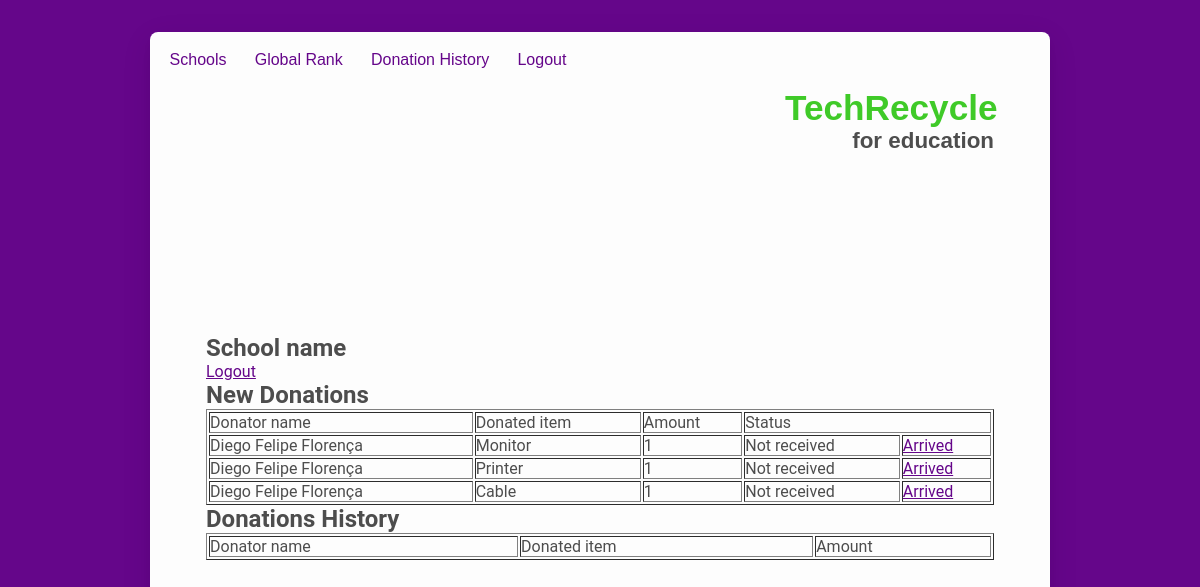
The page /school_page (signed in) on the database as committed earlier.
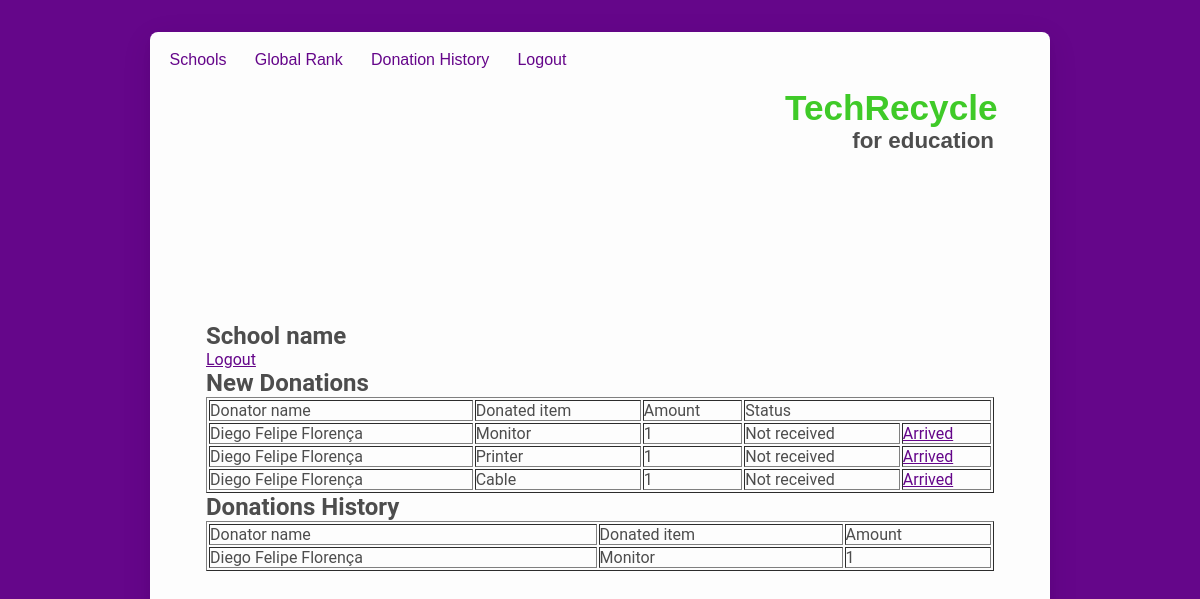
The same page on the database as committed later.
### tables this page shows
CREATE TABLE "donations" (
	"id"	INTEGER,
	"user_id"	VARCHAR(255),
	"school_id"	VARCHAR(255),
	"item_id"	VARCHAR(255),
	"amount"	VARCHAR(255),
	"received"	INTEGER,
	PRIMARY KEY("id")
);

CREATE TABLE 'users' ( 'id' INTEGER PRIMARY KEY, 'name' VARCHAR(255), 'email' VARCHAR(255), 'password' VARCHAR(255), 'photo' VARCHAR(255) );

CREATE TABLE 'items' ( 'id' INTEGER PRIMARY KEY, 'name' VARCHAR(255), 'description' VARCHAR(255), 'icon' VARCHAR(255), 'scores' INTEGER );

### app.py (the view)
@app.route('/school_page')
def schoolPage():
    if 'userId' in session:
        schoolId = session['userId']
        con = sql.connect(DATABASE)
        con.row_factory = sql.Row
        cursor = con.cursor()
        itemId = request.args.get('id')
        if itemId:
            cursor.execute(
                'UPDATE `donations` SET `received` = 1 WHERE id = ?', [itemId])
            con.commit()
        cursor.execute(
            'SELECT donations.id, donations.amount, donations.received, users.name AS user, items.name AS item, items.scores FROM `donations` INNER JOIN `schools` ON schools.id = donations.school_id INNER JOIN `items` ON items.id = donations.item_id INNER JOIN `users` ON users.id = donations.user_id WHERE donations.school_id=?', [schoolId])
        donations = cursor.fetchall()
        return render_template('school_page.html', donations=donations)
    else:
        return redirect('/login')

### templates/school_page.html (shortened to what this page needs)
{% extends "layout.html" %}  {% block content %}
<h2>School name</h2>
<a href="/logout">Logout</a>
<h2>New Donations</h2>
<table border="1">
  <thead>
    <td>Donator name</td>
    <td>Donated item</td>
    <td>Amount</td>
    <td colspan="2">Status</td>
  </thead>
  {% for donation in donations %} {% if donation['received'] == 0 %}
  <tr>
    <td>{{ donation['user'] }}</td>
    <td>{{ donation['item'] }}</td>
    <td>{{ donation['amount'] }}</td>
    <td>Not received</td>
    <td><a href="/school_page?id={{ donation['id'] }}">Arrived</a></td>
  </tr>
  {% endif %} {% endfor %}
</table>
<h2>Donations History</h2>
<table border="1">
  <thead>
    <td>Donator name</td>
    <td>Donated item</td>
    <td>Amount</td>
  </thead>
  {% for donation in donations %} {% if donation['received'] == 1 %}
  <tr>
    <td>{{ donation['user'] }}</td>
    <td>{{ donation['item'] }}</td>
    <td>{{ donation['amount'] }}</td>
  </tr>
  {% endif %} {% endfor %}
</table>
{% endblock%}

### templates/layout.html (shortened to what this page needs)
<!DOCTYPE html>
<html lang="en">
  <head>
    <link
      rel="stylesheet"
      href="{{ url_for('static', filename='css/style.css') }}"
    />
  </head>
  <body>
    <div id="wrapper">
      <header>
        <a href="/" class="full-brand">
          <h1 class="brand">TechRecycle</h1>
          <span>for education</span>
        </a>
        <nav>
          <ul>
            {% if session['userId'] and session['isAdmin'] == undefined %}
            <li><a href="/schools">Schools</a></li>
            <li><a href="/rank">Global Rank</a></li>
            <li><a href="/user_page">Donation History</a></li>
            <li><a href="/logout">Logout</a></li>
            {% endif %}
          </ul>
        </nav>
      </header>
      <main>{% block content %} {% endblock %}</main>
    </div>
  </body>
</html>

### static/css/style.css (style rules this page uses)
:root { --primary: #4d4d4d; --secondary: #ffffff; --white: #fdfdfd; --darkgray: #3d3d3d; --lightgray: #8d8d8d; --lightergray: #f3f3f3; --green: #3fca28; --purple: #65068a; --font: 'Roboto', sans-serif; --shadow-small: 0px 2px 2px rgba(0, 0, 0, 0.04), 0px 2px 8px rgba(0, 0, 0, 0.08); --shadow: 0px 4px 4px rgba(0, 0, 0, 0.04), 0px 4px 16px rgba(0, 0, 0, 0.08); --shadow-big: 0px 8px 8px rgba(0, 0, 0, 0.04), 0px 8px 32px rgba(0, 0, 0, 0.08); }
* { margin: 0; padding: 0; -webkit-box-sizing: border-box; box-sizing: border-box; }
html, body, #root { max-height: 100vh; max-width: 100vw; height: 100%; width: 100%; }
body { padding: 2em; font-family: var(--font); color: var(--primary); background-color: var(--purple); }
a { color: var(--purple); }
header { position: relative; display: -webkit-box; display: -ms-flexbox; display: flex; margin-bottom: 20px; -webkit-box-orient: vertical; -webkit-box-direction: normal; -ms-flex-direction: column; flex-direction: column; font-family: 'Montserrat', sans-serif; }
header a.full-brand { width: 209px; display: block; text-align: right; -ms-flex-item-align: end; align-self: flex-end; text-decoration: none; }
header .brand { font-size: 2.2em; color: var(--green); }
header span { font-size: 1.4em; font-weight: bold; color: var(--primary); }
header nav { width: 436px; padding: 0 10px; position: absolute; top: -56px; left: -56px; border-radius: 8px 0 8px 0; }
header nav ul { display: -webkit-box; display: -ms-flexbox; display: flex; -webkit-box-pack: justify; -ms-flex-pack: justify; justify-content: space-between; }
header nav ul li { list-style: none; }
header nav ul li a { display: block; text-decoration: none; padding: 1.2em 0.6em; color: var(--purple); }
main { height: calc(100vh - 171px - 10em); display: -webkit-box; display: -ms-flexbox; display: flex; -webkit-box-orient: vertical; -webkit-box-direction: normal; -ms-flex-direction: column; flex-direction: column; -webkit-box-pack: center; -ms-flex-pack: center; justify-content: center; }
#wrapper { max-width: 900px; height: calc(100vh - 4em); padding: 3.5em; margin: auto; border-radius: 8px; background-color: var(--white); -webkit-box-shadow: var(--shadow-big); box-shadow: var(--shadow-big); }

Rows that differ between the two databases and show on the page:
added donations: user "Diego Felipe Florença", item "Monitor", amount "1", shown under "Donations History"
